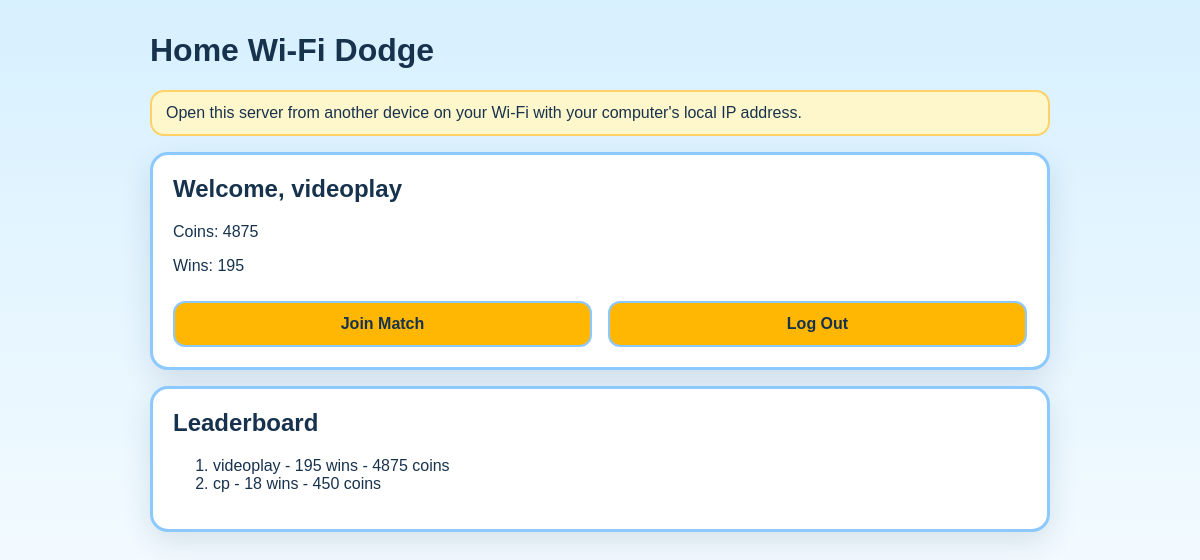
/ (signed in), run on the app's committed database.
### tables this page shows
CREATE TABLE users (
                    id INTEGER PRIMARY KEY AUTOINCREMENT,
                    username TEXT UNIQUE NOT NULL,
                    password_hash TEXT NOT NULL,
                    coins INTEGER NOT NULL DEFAULT 0,
                    wins INTEGER NOT NULL DEFAULT 0
                );

### appminecraftserver.py (the view)
@app.route("/")
def home():
    username = session.get("username")
    profile = store.get_user(username) if username else None
    leaderboard = store.get_leaderboard()
    return render_template("home.html", profile=profile, leaderboard=leaderboard, error=None)

### storage.py (called while the page is built)
    def connect(self):
        connection = sqlite3.connect(self.db_path)
        connection.row_factory = sqlite3.Row
        return connection

    def get_user(self, username):
        connection = self.connect()
        try:
            row = connection.execute(
                "SELECT username, coins, wins FROM users WHERE username = ?",
                (username,),
            ).fetchone()
            return dict(row) if row else None
        finally:
            connection.close()

    def get_leaderboard(self):
        connection = self.connect()
        try:
            rows = connection.execute(
                "SELECT username, coins, wins FROM users ORDER BY wins DESC, coins DESC, username ASC LIMIT 10"
            ).fetchall()
            return [dict(row) for row in rows]
        finally:
            connection.close()

### templates/home.html (shortened to what this page needs)
<!doctype html>
<html lang="en">
<head>
  <link rel="stylesheet" href="{{ url_for('static', filename='style.css') }}">
</head>
<body>
  <main class="page">
    <h1>Home Wi-Fi Dodge</h1>
    <p class="tip">Open this server from another device on your Wi-Fi with your computer's local IP address.</p>
    {% if profile %}
      <section class="card">
        <h2>Welcome, {{ profile.username }}</h2>
        <p>Coins: {{ profile.coins }}</p>
        <p>Wins: {{ profile.wins }}</p>
        <div style="display:flex; gap:1rem; margin-top:1rem;">
          <a class="button" href="/lobby">Join Match</a>
          <a class="button danger" href="/logout">Log Out</a>
        </div>
      </section>
    {% endif %}
    <section class="card">
      <h2>Leaderboard</h2>
      <ol>
        {%- if leaderboard %}
          {%- for player in leaderboard %}
            <li>{{ player.username }} - {{ player.wins }} wins - {{ player.coins }} coins</li>
          {%- endfor %}
        {%- else %}
          <li>No players yet.</li>
        {%- endif %}
      </ol>
    </section>
  </main>
</body>
</html>

### static/style.css (style rules this page uses)
body { margin: 0; font-family: Verdana, sans-serif; background: linear-gradient(180deg, #d7f0ff 0%, #f4fbff 100%); color: #17324d; }
.page { max-width: 900px; margin: 0 auto; padding: 32px 16px 48px; }
h1, h2 { margin-top: 0; }
.card { background: #ffffff; border: 3px solid #8cc9ff; border-radius: 18px; padding: 20px; margin-bottom: 16px; box-shadow: 0 10px 30px rgba(23, 50, 77, 0.12); }
input, button, .button { display: block; width: 100%; box-sizing: border-box; margin-top: 10px; padding: 12px; border-radius: 12px; border: 2px solid #8cc9ff; font-size: 16px; }
button, .button { background: #ffb703; color: #17324d; font-weight: bold; text-align: center; text-decoration: none; }
.tip { background: #fff7cc; border: 2px solid #ffd166; border-radius: 14px; padding: 12px 14px; margin-bottom: 16px; }

### data on the page
users: username "videoplay", coins "4875", wins "195"
users: username "cp", wins "18", coins "450"
